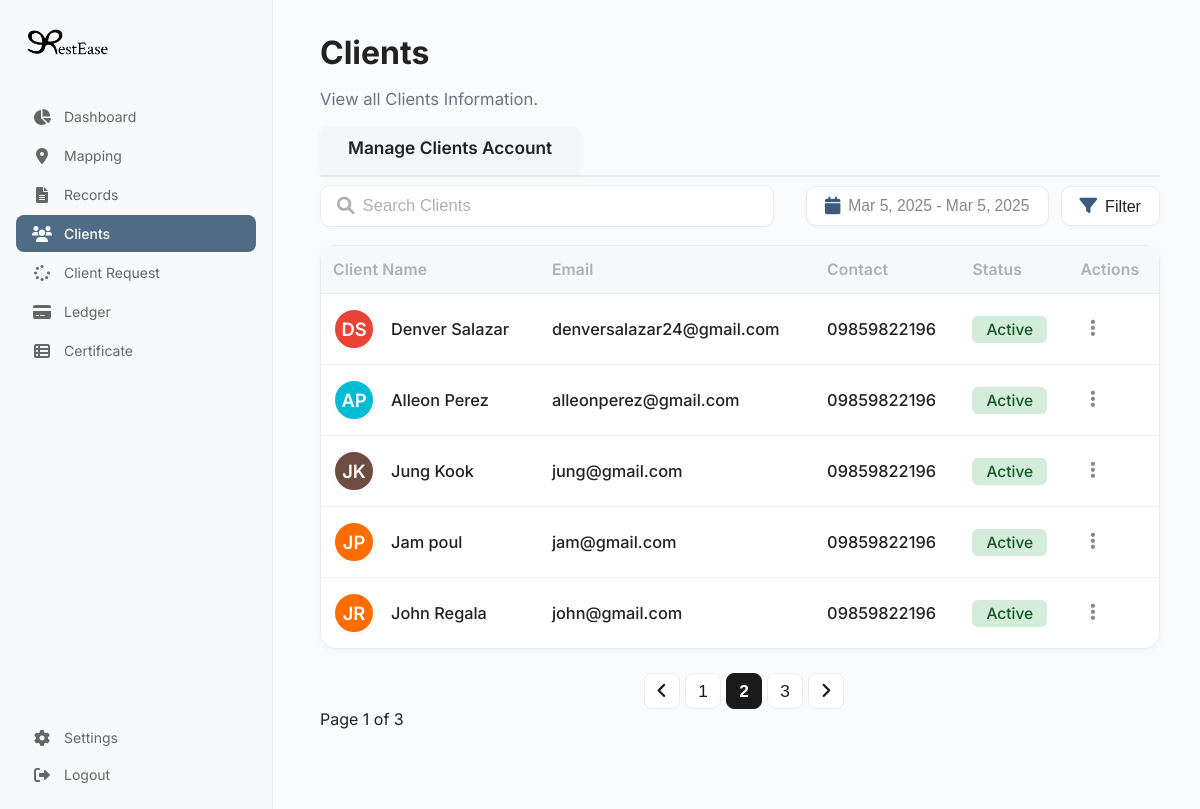
Page /AdminSide/Clients.php on the committed database.
### tables this page shows
CREATE TABLE `users` (
  `id` int(11) NOT NULL,
  `first_name` varchar(100) NOT NULL,
  `last_name` varchar(100) NOT NULL,
  `email` varchar(255) NOT NULL,
  `contact_no` varchar(30) NOT NULL,
  `password` varchar(255) NOT NULL,
  `created_at` timestamp NOT NULL DEFAULT current_timestamp(),
  `reset_code` varchar(6) DEFAULT NULL,
  `reset_expires` datetime DEFAULT NULL,
  `profile_picture` varchar(255) DEFAULT NULL
);

### AdminSide/Clients.php (the view, shortened to what this page needs)
<!DOCTYPE html>
<html lang="en">
<head>
  <link rel="stylesheet" href="https://cdnjs.cloudflare.com/ajax/libs/font-awesome/6.0.0/css/all.min.css">
  <link rel="stylesheet" href="../css/Clients.css">
  <link rel="stylesheet" href="../css/sidebar.css">
</head>
<body>
  <?php include '../Includes/sidebar.php'; ?>
  <main class="main-content">
    <div class="clients-header">
      <h1>Clients</h1>
      <p class="subtitle">View all Clients Information.</p>
    </div>
    <div class="clients-tabs-bar">
      <div class="clients-tabs">
        <span class="clients-tab-title">Manage Clients Account</span>
      </div>
    </div>
    <div class="clients-actions">
      <div class="search-container">
        <i class="fas fa-search"></i>
        <input type="text" placeholder="Search Clients">
      </div>
      <div class="actions-right">
        <button class="date-picker-btn"><i class="fas fa-calendar"></i> <span>Mar 5, 2025 - Mar 5, 2025</span></button>
        <button class="filter-btn"><i class="fas fa-filter"></i> Filter</button>
      </div>
    </div>
    <div class="clients-table-container">
      <table class="clients-table">
        <thead>
          <tr>
            <th>Client Name</th>
            <th>Email</th>
            <th>Contact</th>
            <th>Status</th>
            <th>Actions</th>
          </tr>
        </thead>
        <tbody>
        <?php
        include_once '../Includes/db.php';
        if ($conn->connect_error) {
            echo "<tr><td colspan='5'>Database connection failed.</td></tr>";
        } else {
            $sql = "SELECT first_name, last_name, email, contact_no FROM users";
            $result = $conn->query($sql);
            if ($result && $result->num_rows > 0) {
                while ($row = $result->fetch_assoc()) {
                    $firstName = htmlspecialchars($row['first_name']);
                    $lastName = htmlspecialchars($row['last_name']);
                    $name = $firstName . ' ' . $lastName;
                    $email = htmlspecialchars($row['email']);
                    $contact = htmlspecialchars($row['contact_no']);
                    $initials = strtoupper(substr($firstName, 0, 1) . substr($lastName, 0, 1));
                    $colorIndex = (abs(crc32($firstName . $lastName)) % 10) + 1;
                    $colorClass = "avatar-color-$colorIndex";
                    echo "<tr>
                    <td>
                        <div class=\"avatar-img avatar-google $colorClass\" style=\"display:inline-flex;\">$initials</div><span class=\"client-name\" style=\"vertical-align:middle; margin-left:4px; display:inline-block;\">$name</span>
                    </td>
                    <td>$email</td>
                    <td>$contact</td>
                    <td><span style=\"background:#d4edda;color:#155724;padding:4px 14px;border-radius:6px;font-size:0.95em;\">Active</span></td>
                    <td>
                        <div class=\"actions-dropdown\">
                            <button class=\"actions-btn\" onclick=\"toggleActionsMenu(this); return false;\">
                                <i class=\"fas fa-ellipsis-v\"></i>
                            </button>
                            <div class=\"actions-menu\">
                                <button class=\"dropdown-item\"><i class=\"fas fa-user-slash\"></i> Disable</button>
                                <button class=\"dropdown-item delete\"><i class=\"fas fa-archive\"></i> Archive</button>
                            </div>
                        </div>
                    </td>
                </tr>";
                }
            } else {
                echo "<tr><td colspan='5'>No clients found.</td></tr>";
            }
        }
        ?>
        </tbody>
      </table>
    </div>
    <div class="clients-pagination-bar">
      <div class="pagination">
        <button class="page-btn"><i class="fas fa-angle-left"></i></button>
        <button class="page-btn">1</button>
        <button class="page-btn active">2</button>
        <button class="page-btn">3</button>
        <button class="page-btn"><i class="fas fa-angle-right"></i></button>
      </div>
    </div>
    <div>
        <span> Page 1 of 3
          </span>
        </div>
  </main>
</body>
</html>

### css/Clients.css (style rules this page uses)
:root { --primary-color: #1a1a1a; --sidebar-width: 240px; --header-height: 60px; --border-radius: 8px; --gray-border: #ececec; --gray-table: #f7f8fa; }
body { font-family: 'Inter', sans-serif; background: #fafbfc; margin: 0; color: #222; }
.main-content { margin-left: 260px; padding: 12px 40px 80px 60px; }
.avatar-google { display: flex; align-items: center; justify-content: center; width: 38px; height: 38px; border-radius: 50%; color: #fff; font-weight: 600; font-size: 1.15rem; margin-right: 10px; text-transform: uppercase; box-shadow: 0 1px 4px rgba(60,60,60,0.10); vertical-align: middle; letter-spacing: 0px; background: #4285f4; padding: 0; font-family: 'Inter', Arial, sans-serif; border: none; }
.avatar-img { width: 38px; height: 38px; border-radius: 50%; background-size: cover; background-position: center; display: flex; align-items: center; justify-content: center; margin-right: 12px; border: 2px solid #fff; box-shadow: 0 1px 2px rgba(60,72,88,0.06); }
.avatar-color-2 { background: #ea4335; }
.avatar-color-7 { background: #00bcd4; }
.avatar-color-8 { background: #ff6d00; }
.avatar-color-9 { background: #6d4c41; }
.clients-header h1 { font-size: 2rem; font-weight: 700; margin-bottom: 0px; }
.clients-header .subtitle { font-size: 1.04rem; color: #6b7280; margin-bottom: 18px; }
.clients-tabs-bar { display: flex; justify-content: flex-start; align-items: center; margin-bottom: 0; border-bottom: 2px solid var(--gray-border); height: 48px; padding-bottom: 0; }
.clients-tabs { display: flex; gap: 32px; height: 100%; }
.clients-actions { display: flex; align-items: center; justify-content: space-between; gap: 24px; margin: 8px 0 12px 0; width: 100%; }
.actions-right { display: flex; align-items: center; gap: 12px; }
.search-container { flex: 1 1 320px; max-width: 420px; display: flex; align-items: center; background: #fff; border-radius: 10px; border: 1px solid var(--gray-border); padding: 0 16px; height: 40px; min-width: 320px; box-shadow: 0 1px 4px rgba(60,72,88,0.03); }
.search-container i { color: #b0b0b0; margin-right: 8px; font-size: 1.1rem; }
.search-container input { border: none; background: transparent; outline: none; font-size: 1.04rem; width: 100%; color: #222; font-weight: 400; padding: 0; margin: 0; }
.search-container input::placeholder { color: #b0b0b0; font-weight: 400; opacity: 1; }
.date-picker-btn, .filter-btn { background: #fff; border: 1px solid #ececec; border-radius: 10px; padding: 0 18px; height: 40px; font-size: 1.01rem; color: #222; display: flex; align-items: center; gap: 8px; cursor: pointer; transition: border 0.2s; font-weight: 500; box-shadow: 0 1px 4px rgba(60,72,88,0.03); margin-left: 0; }
.date-picker-btn i, .filter-btn i { color: #3d5a80; font-size: 1.1rem; }
.date-picker-btn span { color: #888; font-size: 0.98rem; font-weight: 400; }
.clients-table-container { background: #fff; border-radius: 16px; box-shadow: 0 2px 8px rgba(0,0,0,0.04); margin-top: 18px; overflow: visible; border: 1px solid var(--gray-border); }
.clients-table { width: 100%; border-collapse: collapse; }
.clients-table th, .clients-table td { text-align: left; padding: 14px 12px; font-size: 1.02rem; border-bottom: 1px solid #f0f0f0; }
.clients-table th { font-size: 0.98rem; letter-spacing: 0.01em; background: var(--gray-table); color: #b0b0b0; font-weight: 600; border-bottom: 1px solid var(--gray-border); }
.clients-table td { vertical-align: middle; font-size: 1.02rem; color: #222; font-weight: 500; }
.clients-table th, .clients-table td { padding-top: 14px; padding-bottom: 14px; }
.clients-table tr:last-child td { border-bottom: none; }
.clients-pagination-bar { display: flex; justify-content: center; align-items: center; margin-top: 24px; gap: 18px; font-size: 1.01rem; color: #888; padding-left: 8px; }
.pagination { display: flex; gap: 5px; }
.page-btn { background: #fff; border: 1px solid var(--gray-border); border-radius: 8px; width: 36px; height: 36px; font-size: 1.08rem; color: var(--primary-color); cursor: pointer; transition: background 0.2s, border 0.2s; font-weight: 500; }
.page-btn.active { background: var(--primary-color); color: #fff; border: 1.5px solid var(--primary-color); font-weight: 700; }
.page-btn i { font-size: 1.1rem; }
.actions-dropdown { position: relative; display: inline-block; }
.actions-btn { background: none; border: none; cursor: pointer; padding: 6px 10px; border-radius: 6px; font-size: 1.2rem; color: #888; transition: background 0.2s; outline: none; }

### rows in the picture
users: initials "DS", name "Denver Salazar", email "denversalazar24@gmail.com", contact_no "09859822196"
users: initials "AP", name "Alleon Perez", email "alleonperez@gmail.com", contact_no "09859822196"
users: initials "JK", name "Jung Kook", email "jung@gmail.com", contact_no "09859822196"
users: initials "JP", name "Jam poul", email "jam@gmail.com", contact_no "09859822196"
users: initials "JR", name "John Regala", email "john@gmail.com", contact_no "09859822196"
